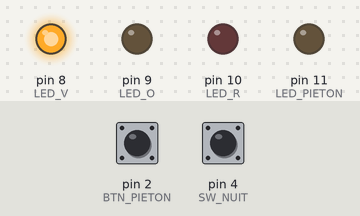
Simulated run of this sketch. Board: Arduino Uno, built with avr-gcc and run on an emulated ATmega328P. Shown: output pins drawn as LEDs (lit = HIGH). Dashed ring = blinking. Inputs (shaded band) come from the test bench; at power-on: pin 4 (SW_NUIT) HIGH, pin 2 (BTN_PIETON) HIGH.

Above: at 1.2 s.
1.3 s: pin 4 (SW_NUIT) pulled LOW for 1 s
At 2.1 s:
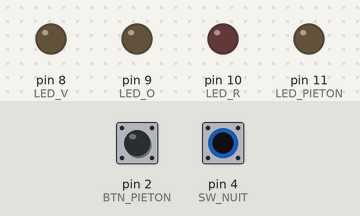
At 3.5 s:
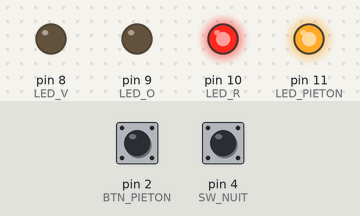
3.8 s: pin 4 (SW_NUIT) pulled LOW for 3.2 s
At 4.54 s:
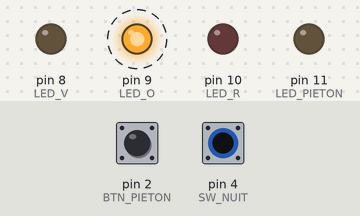
Timing chart, 0 to 16.4 s (numbered marks = the images above; inputs shaded):
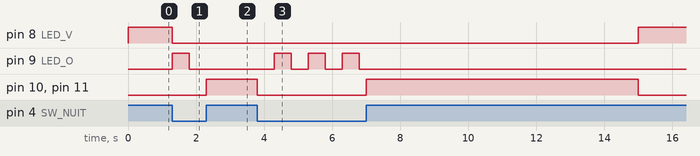

The sketch:

m2024_ex9_feu_pieton_nuit.ino
```cpp
// Midterm 2023-2024, Exercice 9 : feu tricolore avec bouton pieton et mode nuit (sketch complet)
const int LED_V = 8, LED_O = 9, LED_R = 10, LED_PIETON = 11;
const int BTN_PIETON = 2, SW_NUIT = 4;             // vers GND, INPUT_PULLUP, LOW = actif
const unsigned long T_VERT_MIN = 10000, T_ORANGE = 3000, T_ROUGE = 8000, T_CLIGNO = 500, T_DEBOUNCE = 50;

enum class Etat { VERT, ORANGE, ROUGE, NUIT };
Etat etat = Etat::VERT;
unsigned long tEntree = 0, tCligno = 0, tChange = 0;
bool demandePieton = false, orange = false;        // b) l'appui est memorise ici
int lecturePrec = HIGH, etatStable = HIGH;

bool nuit() { return digitalRead(SW_NUIT) == LOW; }
bool appuiPieton() {                                // vrai une fois par appui (anti-rebond)
  int l = digitalRead(BTN_PIETON);
  if (l != lecturePrec) { tChange = millis(); lecturePrec = l; }
  if (millis() - tChange > T_DEBOUNCE && l != etatStable) { etatStable = l; return l == LOW; }
  return false;
}
void feux(bool v, bool o, bool r, bool p) {
  digitalWrite(LED_V, v); digitalWrite(LED_O, o); digitalWrite(LED_R, r); digitalWrite(LED_PIETON, p);
}
void changer(Etat e) { etat = e; tEntree = millis(); }

void setup() {
  pinMode(LED_V, OUTPUT); pinMode(LED_O, OUTPUT); pinMode(LED_R, OUTPUT); pinMode(LED_PIETON, OUTPUT);
  pinMode(BTN_PIETON, INPUT_PULLUP); pinMode(SW_NUIT, INPUT_PULLUP);
  changer(Etat::VERT);
}

void loop() {
  if (appuiPieton()) demandePieton = true;         // memorise meme pendant les 10 s
  unsigned long now = millis(), ecoule = now - tEntree;
  if (etat != Etat::NUIT && nuit()) changer(Etat::NUIT);   // depuis n'importe quel etat
  switch (etat) {
    case Etat::VERT:
      feux(1, 0, 0, 0);
      if (ecoule >= T_VERT_MIN && demandePieton) changer(Etat::ORANGE);
      break;
    case Etat::ORANGE:
      feux(0, 1, 0, 0);
      if (ecoule >= T_ORANGE) changer(Etat::ROUGE);
      break;
    case Etat::ROUGE:
      feux(0, 0, 1, 1);
      if (ecoule >= T_ROUGE) { demandePieton = false; changer(Etat::VERT); }   // demande effacee
      break;
    case Etat::NUIT:
      if (now - tCligno >= T_CLIGNO) { tCligno = now; orange = !orange; }
      feux(0, orange, 0, 0);
      if (!nuit()) { demandePieton = false; changer(Etat::ROUGE); }            // d) on repart de ROUGE
      break;
  }
}
```

Measured:
- after the input at 1.3 s, pin 8 (LED_V): HIGH → LOW at once; pin 9 (LED_O): LOW → HIGH at once, → LOW 0.50 s later; pin 10 (LED_R), pin 11 (LED_PIETON): LOW → HIGH after 1.0 s
- after the input at 3.8 s, pin 8 (LED_V): LOW → HIGH after 11.2 s instead of 6.5 s; pin 9 (LED_O): alternates HIGH for 0.50 s and LOW for 0.50 s, 6 changes in all, then stays LOW, starting after 0.50 s; pin 10 (LED_R), pin 11 (LED_PIETON): HIGH → LOW after 0.00 s instead of 6.5 s
